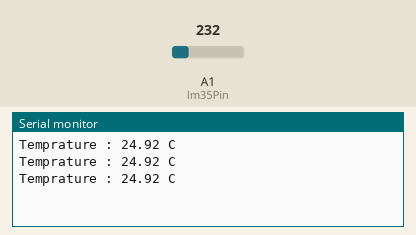
Recording of a sketch running on a simulated Arduino Uno, built with avr-gcc and run on an emulated ATmega328P. Parts: the last lines printed to the serial monitor. The test bench sets the inputs (shaded band); at power-on: A1 (lm35Pin) = 232.

Above: at 1.3 s.
1.4 s: A1 (lm35Pin) set to 250
At 1.9 s:
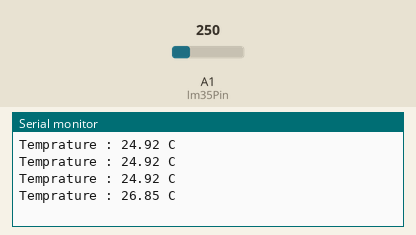
2.9 s: A1 (lm35Pin) set to 266
At 3.4 s:
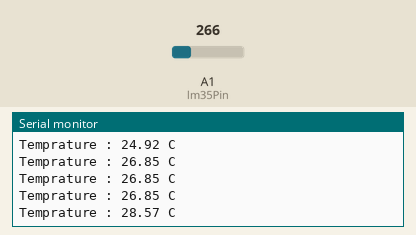
Timing chart, 0 to 5.9 s (numbered marks = the images above; inputs shaded):
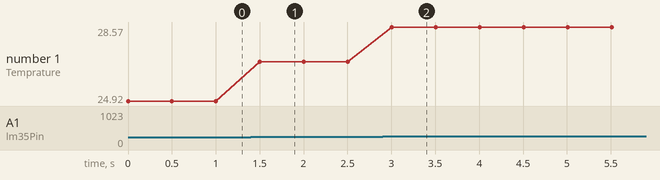

Measured:
- after the input at 1.4 s, the serial monitor: prints a new line after 0.10 s (image 1)
- after the input at 2.9 s, the serial monitor: prints a new line after 0.10 s (image 2)
- plotted number 1: 24.92 → 26.85 after the input at 1.4 s, 26.85 → 28.57 after the input at 2.9 s

The sketch:

Sketch-2.ino
```cpp
const int lm35Pin = A1;

float tempC;
int lm35Val;

void setup()
{
  analogReference(INTERNAL);
  Serial.begin(9600);
}

void loop()
{
  lm35Val = analogRead(lm35Pin);
  tempC = lm35Val / 9.31;
  Serial.print("Temprature : ");
  Serial.print(tempC,2);
  Serial.println(" C");
  delay(500);
}
```
